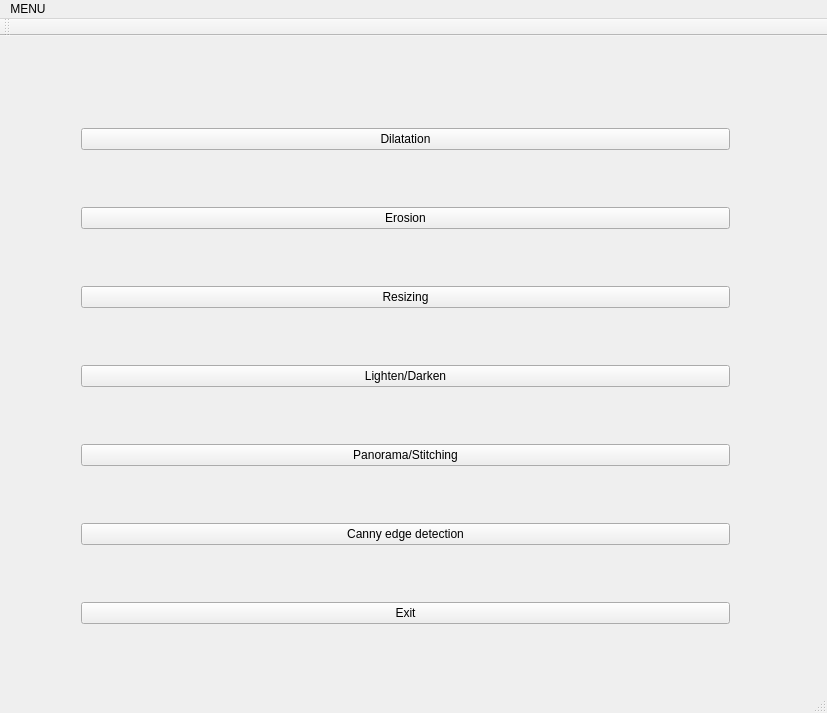
<?xml version="1.0" encoding="UTF-8"?>
<ui version="4.0">
 <class>Multimedia_ProjectClass</class>
 <widget class="QMainWindow" name="Multimedia_ProjectClass">
  <property name="geometry">
   <rect>
    <x>0</x>
    <y>0</y>
    <width>827</width>
    <height>713</height>
   </rect>
  </property>
  <property name="windowTitle">
   <string>Multimedia_Project</string>
  </property>
  <widget class="QWidget" name="centralWidget">
   <widget class="QWidget" name="verticalLayoutWidget">
    <property name="geometry">
     <rect>
      <x>70</x>
      <y>30</y>
      <width>671</width>
      <height>621</height>
     </rect>
    </property>
    <layout class="QVBoxLayout" name="verticalLayout">
     <item>
      <widget class="QPushButton" name="pushButton_2">
       <property name="text">
        <string>Dilatation</string>
       </property>
      </widget>
     </item>
     <item>
      <widget class="QPushButton" name="pushButton_7">
       <property name="text">
        <string>Erosion</string>
       </property>
      </widget>
     </item>
     <item>
      <widget class="QPushButton" name="pushButton_3">
       <property name="text">
        <string>Resizing</string>
       </property>
      </widget>
     </item>
     <item>
      <widget class="QPushButton" name="pushButton_5">
       <property name="text">
        <string>Lighten/Darken</string>
       </property>
      </widget>
     </item>
     <item>
      <widget class="QPushButton" name="pushButton_4">
       <property name="text">
        <string>Panorama/Stitching</string>
       </property>
      </widget>
     </item>
     <item>
      <widget class="QPushButton" name="pushButton">
       <property name="text">
        <string>Canny edge detection</string>
       </property>
      </widget>
     </item>
     <item>
      <widget class="QPushButton" name="pushButton_6">
       <property name="text">
        <string>Exit</string>
       </property>
      </widget>
     </item>
    </layout>
   </widget>
  </widget>
  <widget class="QMenuBar" name="menuBar">
   <property name="geometry">
    <rect>
     <x>0</x>
     <y>0</y>
     <width>827</width>
     <height>26</height>
    </rect>
   </property>
   <widget class="QMenu" name="menuMENU">
    <property name="title">
     <string>MENU</string>
    </property>
   </widget>
   <addaction name="menuMENU"/>
  </widget>
  <widget class="QToolBar" name="mainToolBar">
   <attribute name="toolBarArea">
    <enum>TopToolBarArea</enum>
   </attribute>
   <attribute name="toolBarBreak">
    <bool>false</bool>
   </attribute>
  </widget>
  <widget class="QStatusBar" name="statusBar"/>
 </widget>
 <layoutdefault spacing="6" margin="11"/>
 <resources>
  <include location="Multimedia_Project.qrc"/>
 </resources>
 <connections>
  <connection>
   <sender>pushButton_6</sender>
   <signal>clicked()</signal>
   <receiver>Multimedia_ProjectClass</receiver>
   <slot>Exit()</slot>
   <hints>
    <hint type="sourcelabel">
     <x>342</x>
     <y>615</y>
    </hint>
    <hint type="destinationlabel">
     <x>355</x>
     <y>506</y>
    </hint>
   </hints>
  </connection>
  <connection>
   <sender>pushButton_2</sender>
   <signal>clicked()</signal>
   <receiver>Multimedia_ProjectClass</receiver>
   <slot>Dilatation()</slot>
   <hints>
    <hint type="sourcelabel">
     <x>428</x>
     <y>144</y>
    </hint>
    <hint type="destinationlabel">
     <x>438</x>
     <y>62</y>
    </hint>
   </hints>
  </connection>
  <connection>
   <sender>pushButton_3</sender>
   <signal>clicked()</signal>
   <receiver>Multimedia_ProjectClass</receiver>
   <slot>Resizing()</slot>
   <hints>
    <hint type="sourcelabel">
     <x>386</x>
     <y>309</y>
    </hint>
    <hint type="destinationlabel">
     <x>416</x>
     <y>213</y>
    </hint>
   </hints>
  </connection>
  <connection>
   <sender>pushButton_5</sender>
   <signal>clicked()</signal>
   <receiver>Multimedia_ProjectClass</receiver>
   <slot>Lighten()</slot>
   <hints>
    <hint type="sourcelabel">
     <x>424</x>
     <y>391</y>
    </hint>
    <hint type="destinationlabel">
     <x>443</x>
     <y>286</y>
    </hint>
   </hints>
  </connection>
  <connection>
   <sender>pushButton_4</sender>
   <signal>clicked()</signal>
   <receiver>Multimedia_ProjectClass</receiver>
   <slot>Panorama()</slot>
   <hints>
    <hint type="sourcelabel">
     <x>364</x>
     <y>473</y>
    </hint>
    <hint type="destinationlabel">
     <x>407</x>
     <y>354</y>
    </hint>
   </hints>
  </connection>
  <connection>
   <sender>pushButton</sender>
   <signal>clicked()</signal>
   <receiver>Multimedia_ProjectClass</receiver>
   <slot>Canny()</slot>
   <hints>
    <hint type="sourcelabel">
     <x>366</x>
     <y>555</y>
    </hint>
    <hint type="destinationlabel">
     <x>413</x>
     <y>418</y>
    </hint>
   </hints>
  </connection>
  <connection>
   <sender>pushButton_7</sender>
   <signal>clicked()</signal>
   <receiver>Multimedia_ProjectClass</receiver>
   <slot>Erosion()</slot>
   <hints>
    <hint type="sourcelabel">
     <x>634</x>
     <y>210</y>
    </hint>
    <hint type="destinationlabel">
     <x>700</x>
     <y>164</y>
    </hint>
   </hints>
  </connection>
 </connections>
 <slots>
  <slot>Exit()</slot>
  <slot>Dilatation()</slot>
  <slot>Resizing()</slot>
  <slot>Lighten()</slot>
  <slot>Panorama()</slot>
  <slot>Canny()</slot>
  <slot>Erosion()</slot>
 </slots>
</ui>
